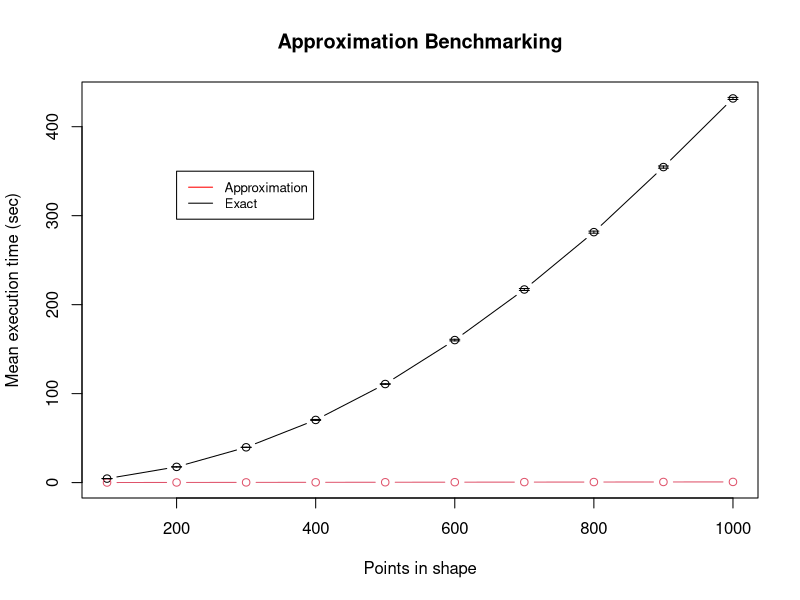
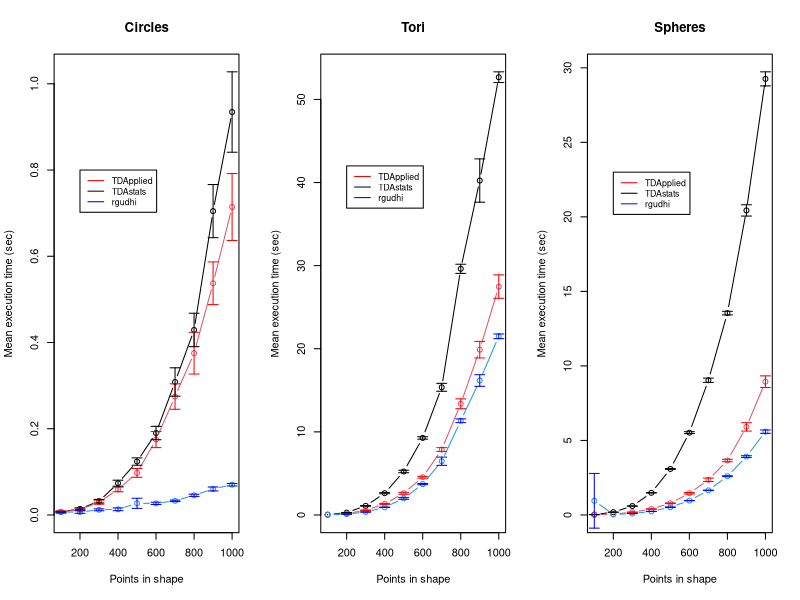
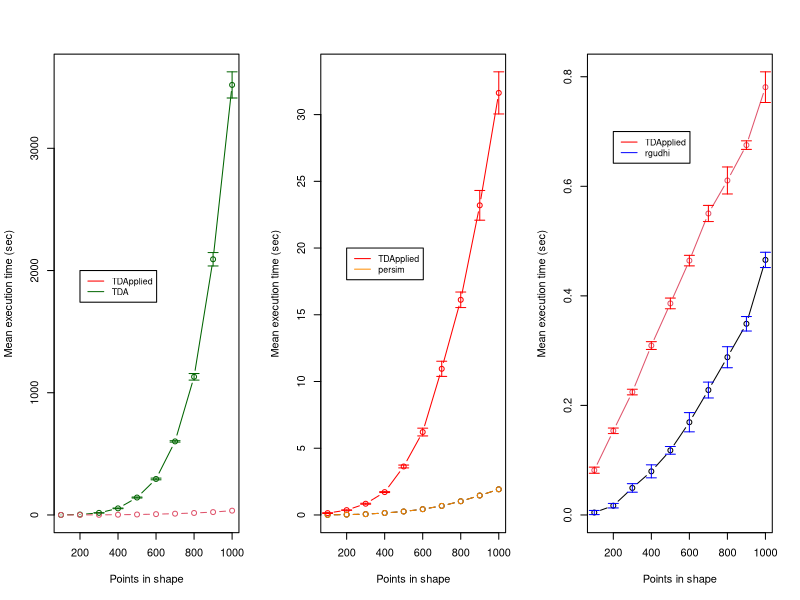

These figures' R source, in order:
## ---- chunk 1
knitr::opts_chunk$set(echo = TRUE)
## ---- chunk 2
summary_table_approx = data.frame(n_row = rep(seq(100,1000,100),each = 2),mean = c(4.48064579963684,0.0763566970825195,17.6674932003021,0.158217072486877,39.6661910772324,0.233239436149597,70.411101102829,0.312848711013794,110.796008181572,0.385414099693298,160.19043545723,0.471218752861023,217.045732426643,0.545907402038574,281.503244686127,0.619925212860107,354.64315507412,0.700030016899109,431.781597065926,0.760770702362061),sd = c(0.179846190861649,0.00403598155739429,0.233420419722357,0.00428043758708594,0.264231438627147,0.00795119513963388,0.888634398129357,0.00748616624765675,0.596708850996989,0.010836296230238,1.46664969337454,0.0129923342156653,1.75630863537414,0.010559974689952,1.85564970425653,0.010979028911925,1.91770673210479,0.0126778338886785,1.85627025308762,0.0119982175150673),method = rep(c("Exact","Approximation"),10))
## ---- chunk 3
plot(summary_table_approx$n_row[summary_table_approx$method=="Exact"],
     summary_table_approx$mean[summary_table_approx$method=="Exact"],
     type="b",
     xlim=range(summary_table_approx$n_row),
     ylim=range(0,summary_table_approx$mean+1.96*summary_table_approx$sd/sqrt(10)),
     xlab = "Points in shape",ylab = "Mean execution time (sec)",
     main = "Approximation Benchmarking")
lines(summary_table_approx$n_row[summary_table_approx$method=="Approximation"],
      summary_table_approx$mean[summary_table_approx$method=="Approximation"],
      col=2, type="b")
legend(x = 200,y = 350,legend = c("Approximation","Exact"),
       col = c("red","black"),lty = c(1,1),cex = 0.8)
arrows(summary_table_approx$n_row[summary_table_approx$method == "Exact"],
       summary_table_approx$mean[summary_table_approx$method == "Exact"]
       -1.96*summary_table_approx$sd[summary_table_approx$method == "Exact"]/sqrt(10),
       summary_table_approx$n_row[summary_table_approx$method == "Exact"],
       summary_table_approx$mean[summary_table_approx$method == "Exact"]
       +1.96*summary_table_approx$sd[summary_table_approx$method == "Exact"]/sqrt(10),
       length=0.05, angle=90, code=3,col = "black")
## ---- chunk 4
summary_table_circle = data.frame(n_row = rep(seq(100,1000,100),each = 3),mean = c(0.00714747905731201,0.00719361305236816,0.00659072399139404,0.0120942831039429,0.0141546249389648,0.00679831504821777,0.0296238899230957,0.031975269317627,0.0120187282562256,0.0591738700866699,0.0736477851867676,0.013093113899231,0.0975550413131714,0.123826575279236,0.0270460844039917,0.174877691268921,0.190020537376404,0.0269159555435181,0.274690747261047,0.308429479598999,0.0326911926269531,0.375274395942688,0.429068613052368,0.0455755949020386,0.537416911125183,0.704735016822815,0.0602942943572998,0.714264035224915,0.934514427185059,0.0701823949813843),sd = c(0.00416409439817576,0.00103939428867545,0.00283514396310527,0.00330519413830816,0.0037098560689518,0.00487599995258418,0.00757202630969173,0.00655484172785339,0.00354816975542627,0.008634257921095,0.0111978902915261,0.00520196790797061,0.0163927418801066,0.0137217256776886,0.0189863689324652,0.0300851306771754,0.0251022408417127,0.00415049572015015,0.0476454379154694,0.0530950605958673,0.0027232003574667,0.0780886114819416,0.0625740498353545,0.00409270764445647,0.0798528960800227,0.0994870782527882,0.00734032492372556,0.125211131073649,0.150414931033262,0.0047393610211507),package = rep(c("TDApplied","TDAstats","rgudhi"),10))

summary_table_torus = data.frame(n_row = rep(seq(100,1000,100),each = 3),mean = c(0.0214290380477905,0.0361514568328857,0.0185693025588989,0.173486971855164,0.287985873222351,0.095064377784729,0.558014988899231,1.09399700164795,0.355920004844666,1.33284955024719,2.61763973236084,0.919509029388428,2.60778844356537,5.22925355434418,1.9862869977951,4.54079780578613,9.26885311603546,3.71534910202026,7.87146556377411,15.3612549304962,6.46634261608124,13.3764961957932,29.6161998748779,11.3355693340302,19.8860220432281,40.2391008138657,16.1777965307236,27.4777059316635,52.6725327730179,21.4953773736954),sd = c(0.00590719416332605,0.00435006457434934,0.00486331744259044,0.0163448033840174,0.0115563007835601,0.0154961115263816,0.0461848374322575,0.0640576197650689,0.0318588746495076,0.0926083026409299,0.111401912343372,0.0313178301226755,0.179409653051677,0.238560041022202,0.155636782475823,0.171232657410583,0.232484417148248,0.112126851006963,0.368501000186268,0.768291023396156,0.796058101972749,0.956629401963294,0.890320670107488,0.364811036989422,1.6083132055632,4.20347766266123,1.12898384866778,2.27807806543504,1.04152618265644,0.458315680861488),package = rep(c("TDApplied","TDAstats","rgudhi"),10))

summary_table_sphere = data.frame(n_row = rep(seq(100,1000,100),each = 3),mean = c(0.0109351873397827,0.0236736059188843,0.950725102424622,0.0561362266540527,0.186890292167664,0.0332694053649902,0.183296179771423,0.596820592880249,0.094449782371521,0.398182415962219,1.48544068336487,0.236253690719605,0.78551504611969,3.08689987659454,0.518527007102966,1.45327532291412,5.52202281951904,0.96248767375946,2.35780429840088,9.03737523555756,1.65125238895416,3.65333969593048,13.5423310518265,2.59944121837616,5.90856101512909,20.433601975441,3.91825902462006,8.94339470863342,29.2576765298843,5.58954420089722),sd = c(0.00381840566885969,0.00556572514553152,2.9610221027017,0.00493067843793022,0.0080879363741825,0.00391292209005512,0.0139272694879288,0.0101076637970659,0.00581921320251676,0.0228565950838192,0.0140904392678963,0.0111634038034156,0.0355001128716911,0.0512718584523393,0.0325010757187493,0.082096411565011,0.102444302459406,0.0203312515495755,0.187843608691578,0.233844190883059,0.0252998825243228,0.132835007447204,0.195363501741675,0.046906966025953,0.455113957164321,0.610849085688629,0.0928097915558342,0.626890440215277,0.763083525901216,0.181292076918064),package = rep(c("TDApplied","TDAstats","rgudhi"),10))
## ---- chunk 5
par(mfrow = c(1,3))
plot(summary_table_circle$n_row[summary_table_circle$package=="TDAstats"], 
     summary_table_circle$mean[summary_table_circle$package=="TDAstats"], 
     type="b",
     xlim=range(summary_table_circle$n_row),
     ylim=range(0,summary_table_circle$mean+1.96*summary_table_circle$sd/sqrt(10)),
     xlab = "Points in shape",ylab = "Mean execution time (sec)",
     main = "Circles")
lines(summary_table_circle$n_row[summary_table_circle$package=="TDApplied"],
      summary_table_circle$mean[summary_table_circle$package=="TDApplied"], 
      col=2, type="b")
lines(summary_table_circle$n_row[summary_table_circle$package=="rgudhi"],
      summary_table_circle$mean[summary_table_circle$package=="rgudhi"], 
      col=4, type="b")
legend(x = 200,y = 0.8,legend = c("TDApplied","TDAstats","rgudhi"),
       col = c("red","black","blue"),lty = c(1,1),cex = 0.8)
arrows(summary_table_circle$n_row[summary_table_circle$package == "TDApplied"], 
       summary_table_circle$mean[summary_table_circle$package == "TDApplied"]
       -1.96*summary_table_circle$sd[summary_table_circle$package == "TDApplied"]/sqrt(10),
       summary_table_circle$n_row[summary_table_circle$package == "TDApplied"], 
       summary_table_circle$mean[summary_table_circle$package == "TDApplied"]
       +1.96*summary_table_circle$sd[summary_table_circle$package == "TDApplied"]/sqrt(10), 
       length=0.05, angle=90, code=3,col = "red")
arrows(summary_table_circle$n_row[summary_table_circle$package == "TDAstats"], 
       summary_table_circle$mean[summary_table_circle$package == "TDAstats"]
       -1.96*summary_table_circle$sd[summary_table_circle$package == "TDAstats"]/sqrt(10), 
       summary_table_circle$n_row[summary_table_circle$package == "TDAstats"], 
       summary_table_circle$mean[summary_table_circle$package == "TDAstats"]
       +1.96*summary_table_circle$sd[summary_table_circle$package == "TDAstats"]/sqrt(10), 
       length=0.05, angle=90, code=3,col = "black")
arrows(summary_table_circle$n_row[summary_table_circle$package == "rgudhi"], 
       summary_table_circle$mean[summary_table_circle$package == "rgudhi"]
       -1.96*summary_table_circle$sd[summary_table_circle$package == "rgudhi"]/sqrt(10), 
       summary_table_circle$n_row[summary_table_circle$package == "rgudhi"], 
       summary_table_circle$mean[summary_table_circle$package == "rgudhi"]
       +1.96*summary_table_circle$sd[summary_table_circle$package == "rgudhi"]/sqrt(10), 
       length=0.05, angle=90, code=3,col = "blue")

plot(summary_table_torus$n_row[summary_table_torus$package=="TDAstats"], 
     summary_table_torus$mean[summary_table_torus$package=="TDAstats"], 
     type="b",
     xlim=range(summary_table_torus$n_row),
     ylim=range(0,summary_table_torus$mean+1.96*summary_table_torus$sd/sqrt(10)),
     xlab = "Points in shape",ylab = "Mean execution time (sec)",
     main = "Tori")
lines(summary_table_torus$n_row[summary_table_torus$package=="TDApplied"],
      summary_table_torus$mean[summary_table_torus$package=="TDApplied"], 
      col=2, type="b")
lines(summary_table_torus$n_row[summary_table_torus$package=="rgudhi"],
      summary_table_torus$mean[summary_table_torus$package=="rgudhi"], 
      col=4, type="b")
legend(x = 200,y = 42,legend = c("TDApplied","TDAstats","rgudhi"),
       col = c("red","black","blue"),lty = c(1,1),cex = 0.8)
arrows(summary_table_torus$n_row[summary_table_torus$package == "TDApplied"], 
       summary_table_torus$mean[summary_table_torus$package == "TDApplied"]
       -1.96*summary_table_torus$sd[summary_table_torus$package == "TDApplied"]/sqrt(10),
       summary_table_torus$n_row[summary_table_torus$package == "TDApplied"], 
       summary_table_torus$mean[summary_table_torus$package == "TDApplied"]
       +1.96*summary_table_torus$sd[summary_table_torus$package == "TDApplied"]/sqrt(10), 
       length=0.05, angle=90, code=3,col = "red")
arrows(summary_table_torus$n_row[summary_table_torus$package == "TDAstats"], 
       summary_table_torus$mean[summary_table_torus$package == "TDAstats"]
       -1.96*summary_table_torus$sd[summary_table_torus$package == "TDAstats"]/sqrt(10), 
       summary_table_torus$n_row[summary_table_torus$package == "TDAstats"], 
       summary_table_torus$mean[summary_table_torus$package == "TDAstats"]
       +1.96*summary_table_torus$sd[summary_table_torus$package == "TDAstats"]/sqrt(10), 
       length=0.05, angle=90, code=3,col = "black")
arrows(summary_table_torus$n_row[summary_table_torus$package == "rgudhi"], 
       summary_table_torus$mean[summary_table_torus$package == "rgudhi"]
       -1.96*summary_table_torus$sd[summary_table_torus$package == "rgudhi"]/sqrt(10), 
       summary_table_torus$n_row[summary_table_torus$package == "rgudhi"], 
       summary_table_torus$mean[summary_table_torus$package == "rgudhi"]
       +1.96*summary_table_torus$sd[summary_table_torus$package == "rgudhi"]/sqrt(10), 
       length=0.05, angle=90, code=3,col = "blue")

plot(summary_table_sphere$n_row[summary_table_sphere$package=="TDAstats"], 
     summary_table_sphere$mean[summary_table_sphere$package=="TDAstats"], 
     type="b",
     xlim=range(summary_table_sphere$n_row),
     ylim=range(0,summary_table_sphere$mean+1.96*summary_table_sphere$sd/sqrt(10)),
     xlab = "Points in shape",ylab = "Mean execution time (sec)",
     main = "Spheres")
lines(summary_table_sphere$n_row[summary_table_sphere$package=="TDApplied"],
      summary_table_sphere$mean[summary_table_sphere$package=="TDApplied"], 
      col=2, type="b")
lines(summary_table_sphere$n_row[summary_table_sphere$package=="rgudhi"],
      summary_table_sphere$mean[summary_table_sphere$package=="rgudhi"], 
      col=4, type="b")
legend(x = 200,y = 23,legend = c("TDApplied","TDAstats","rgudhi"),
       col = c("red","black","blue"),lty = c(1,1),cex = 0.8)
arrows(summary_table_sphere$n_row[summary_table_sphere$package == "TDApplied"], 
       summary_table_sphere$mean[summary_table_sphere$package == "TDApplied"]
       -1.96*summary_table_sphere$sd[summary_table_sphere$package == "TDApplied"]/sqrt(10),
       summary_table_sphere$n_row[summary_table_sphere$package == "TDApplied"], 
       summary_table_sphere$mean[summary_table_sphere$package == "TDApplied"]
       +1.96*summary_table_sphere$sd[summary_table_sphere$package == "TDApplied"]/sqrt(10), 
       length=0.05, angle=90, code=3,col = "red")
arrows(summary_table_sphere$n_row[summary_table_sphere$package == "TDAstats"], 
       summary_table_sphere$mean[summary_table_sphere$package == "TDAstats"]
       -1.96*summary_table_sphere$sd[summary_table_sphere$package == "TDAstats"]/sqrt(10), 
       summary_table_sphere$n_row[summary_table_sphere$package == "TDAstats"], 
       summary_table_sphere$mean[summary_table_sphere$package == "TDAstats"]
       +1.96*summary_table_sphere$sd[summary_table_sphere$package == "TDAstats"]/sqrt(10), 
       length=0.05, angle=90, code=3,col = "black")
arrows(summary_table_sphere$n_row[summary_table_sphere$package == "rgudhi"], 
       summary_table_sphere$mean[summary_table_sphere$package == "rgudhi"]
       -1.96*summary_table_sphere$sd[summary_table_sphere$package == "rgudhi"]/sqrt(10), 
       summary_table_sphere$n_row[summary_table_sphere$package == "rgudhi"], 
       summary_table_sphere$mean[summary_table_sphere$package == "rgudhi"]
       +1.96*summary_table_sphere$sd[summary_table_sphere$package == "rgudhi"]/sqrt(10), 
       length=0.05, angle=90, code=3,col = "blue")
## ---- chunk 6
summary_table = data.frame(n_row = rep(seq(100,1000,100),each = 2),mean = c(0.133,0.220,0.398,3.430,0.953,17.054,1.955,53.896,3.760,142.524,6.604,294.552,10.466,601.802,16.169,1130.289,23.458,2091.953,35.098,3518.517),sd = c(0.022,0.016,0.035,0.186,0.094,1.1889,0.130,4.501,0.211,5.924,0.772,11.244,0.623,9.064,0.989,43.385,1.989,88.432,2.747,172.684),package = rep(c("TDApplied","TDA"),10))

# plot table
plot(summary_table$n_row[summary_table$package=="TDA"], summary_table$mean[summary_table$package=="TDA"], type="b",
     xlim=range(summary_table$n_row), ylim=range(0,summary_table$mean+1.96*summary_table$sd/sqrt(10)),xlab = "Points in shape",ylab = "Mean execution time (sec)",col = "darkgreen")
lines(summary_table$n_row[summary_table$package=="TDApplied"], summary_table$mean[summary_table$package=="TDApplied"], col=2, type="b")
legend(x = 200,y = 2000,legend = c("TDApplied","TDA"),col = c("red","darkgreen"),lty = c(1,1),cex = 0.8)
arrows(summary_table$n_row[summary_table$package == "TDA"], summary_table$mean[summary_table$package == "TDA"]-1.96*summary_table$sd[summary_table$package == "TDA"]/sqrt(10), summary_table$n_row[summary_table$package == "TDA"], summary_table$mean[summary_table$package == "TDA"]+1.96*summary_table$sd[summary_table$package == "TDA"]/sqrt(10), length=0.05, angle=90, code=3,col = "darkgreen")
## ---- chunk 7
summary_table = data.frame(n_row = rep(seq(100,1000,100),each = 2),mean = c(0.1387,0.0068,0.3624,0.0271,0.8414,0.061,1.7132,0.148,3.6323,0.26,6.2132,0.4322,10.9508,0.6787,16.1213,1.027,23.2014,1.4571,31.6256,1.922),sd = c(0.043,0.0015,0.0166,0.0082,0.0553,0.0087,0.0549,0.019,0.1713,0.019,0.4691,0.0209,0.9173,0.0235,0.9388,0.0404,1.7964,0.0903,2.5457,0.0618),package = rep(c("TDApplied","persim"),10))

# plot table
plot(summary_table$n_row[summary_table$package=="TDApplied"], summary_table$mean[summary_table$package=="persim"], type="b",
     xlim=range(summary_table$n_row), ylim=range(0,summary_table$mean+1.96*summary_table$sd/sqrt(10)),xlab = "Points in shape",ylab = "Mean execution time (sec)")
lines(summary_table$n_row[summary_table$package=="TDApplied"], summary_table$mean[summary_table$package=="TDApplied"], col="red", type="b")
lines(summary_table$n_row[summary_table$package=="persim"], summary_table$mean[summary_table$package=="persim"], col="darkorange", type="b")
legend(x = 200,y = 20,legend = c("TDApplied","persim"),col = c("red","darkorange"),lty = c(1,1),cex = 0.8)
arrows(summary_table$n_row[summary_table$package == "TDApplied"], summary_table$mean[summary_table$package == "TDApplied"]-1.96*summary_table$sd[summary_table$package == "TDApplied"]/sqrt(10), summary_table$n_row[summary_table$package == "TDApplied"], summary_table$mean[summary_table$package == "TDApplied"]+1.96*summary_table$sd[summary_table$package == "TDApplied"]/sqrt(10), length=0.05, angle=90, code=3,col = "red")
## ---- chunk 8
summary_table_rgudhi = data.frame(n_row = rep(seq(100,1000,100),each = 2),mean = c(0.0817231178283691,0.00443823337554932,0.153634452819824,0.0169229507446289,0.224382472038269,0.0493201017379761,0.309246802330017,0.0796245098114014,0.386177682876587,0.117957305908203,0.464355993270874,0.169294333457947,0.550355219841003,0.228056526184082,0.610642981529236,0.287962102890015,0.675183773040771,0.349004602432251,0.780945706367493,0.465633773803711),sd = c(0.00902598692151941,0.00610716911690673,0.00811166474663635,0.00666017568130404,0.00826992404493182,0.0126037205619449,0.0114923068904925,0.0191562545838688,0.015757590639173,0.0113232964039647,0.0155500796109551,0.0283430734951902,0.0237791621809305,0.0234003435700701,0.039761635904003,0.0309534056318008,0.012595351107216,0.0213408986276033,0.045162458477071,0.0224582059363766),package = rep(c("TDApplied","rgudhi"),10))

# plot table
plot(summary_table_rgudhi$n_row[summary_table_rgudhi$package=="rgudhi"], 
     summary_table_rgudhi$mean[summary_table_rgudhi$package=="rgudhi"], 
     type="b",
     xlim=range(summary_table_rgudhi$n_row),
     ylim=range(0,summary_table_rgudhi$mean+1.96*summary_table_rgudhi$sd/sqrt(10)),
     xlab = "Points in shape",ylab = "Mean execution time (sec)")
lines(summary_table_rgudhi$n_row[summary_table_rgudhi$package=="TDApplied"],
      summary_table_rgudhi$mean[summary_table_rgudhi$package=="TDApplied"], 
      col=2, type="b")
legend(x = 200,y = 0.7,legend = c("TDApplied","rgudhi"),
       col = c("red","blue"),lty = c(1,1),cex = 0.8)
arrows(summary_table_rgudhi$n_row[summary_table_rgudhi$package == "TDApplied"], 
       summary_table_rgudhi$mean[summary_table_rgudhi$package == "TDApplied"]
       -1.96*summary_table_rgudhi$sd[summary_table_rgudhi$package == "TDApplied"]/sqrt(10),
       summary_table_rgudhi$n_row[summary_table_rgudhi$package == "TDApplied"], 
       summary_table_rgudhi$mean[summary_table_rgudhi$package == "TDApplied"]
       +1.96*summary_table_rgudhi$sd[summary_table_rgudhi$package == "TDApplied"]/sqrt(10), 
       length=0.05, angle=90, code=3,col = "red")
arrows(summary_table_rgudhi$n_row[summary_table_rgudhi$package == "rgudhi"], 
       summary_table_rgudhi$mean[summary_table_rgudhi$package == "rgudhi"]
       -1.96*summary_table_rgudhi$sd[summary_table_rgudhi$package == "rgudhi"]/sqrt(10), 
       summary_table_rgudhi$n_row[summary_table_rgudhi$package == "rgudhi"], 
       summary_table_rgudhi$mean[summary_table_rgudhi$package == "rgudhi"]
       +1.96*summary_table_rgudhi$sd[summary_table_rgudhi$package == "rgudhi"]/sqrt(10), 
       length=0.05, angle=90, code=3,col = "blue")
